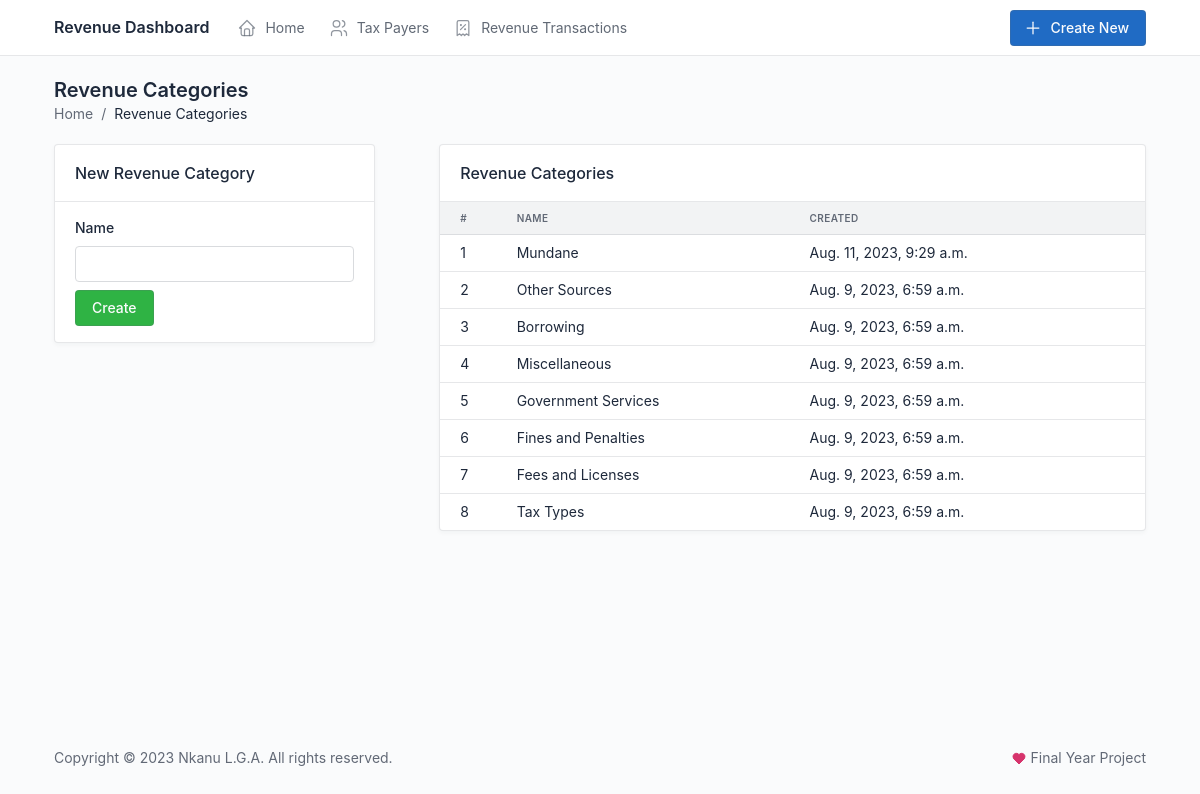
Page /revenue-categories/ on the earlier database version.
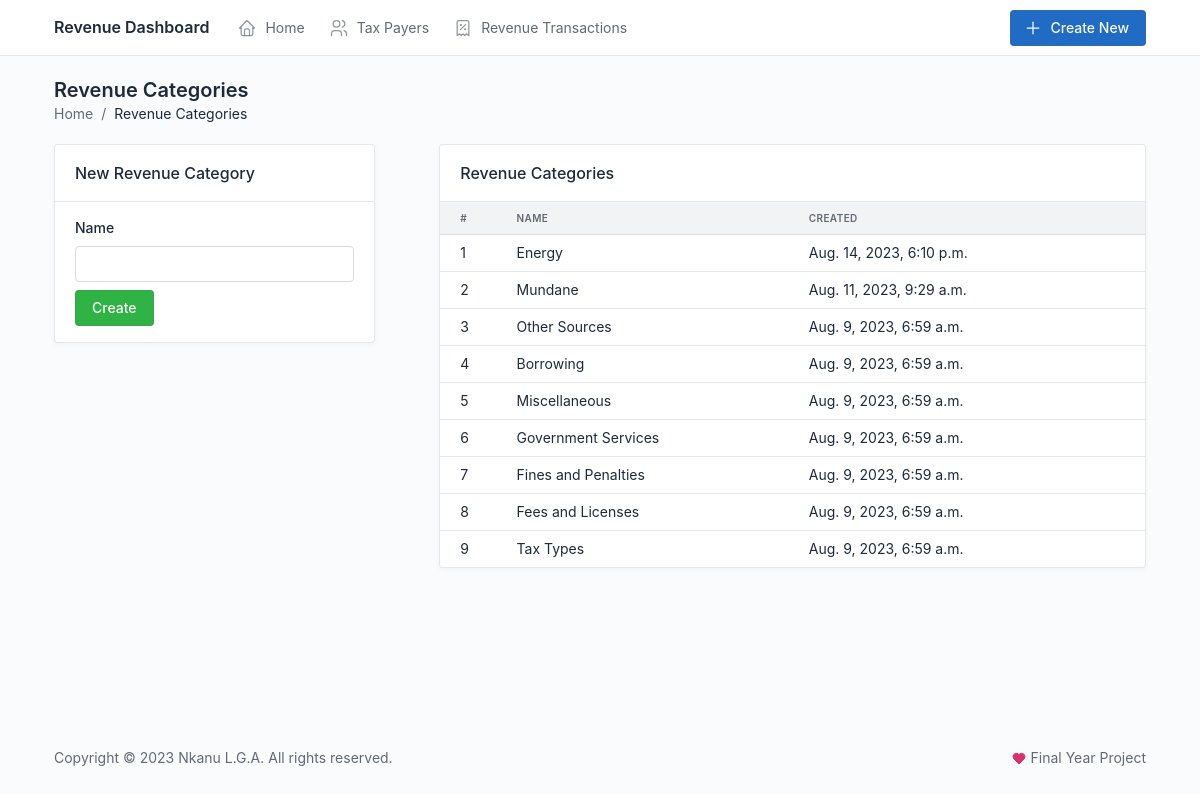
Same page on the later database version.
### revenue/models.py (models this page shows, shortened)
class RevenueCategory(models.Model):
    name = models.CharField(max_length=100, unique=True)
    created = models.DateTimeField(auto_now_add=True)
    updated = models.DateTimeField(auto_now=True)
    class Meta:
        ordering = ["-created"]
        verbose_name_plural = "Revenue Categories"

### revenue/views.py (the view)
# urls.py: path("revenue-categories/", views.revenue_categories, name="revenue_categories"),
def revenue_categories(request):
    categories = RevenueCategory.objects.all()
    if request.method == 'POST':
        form = RevenueCategoryForm(request.POST)
        if form.is_valid():
            form.save()
            messages.success(request, "Revenue category successfully saved.")
            return redirect("revenue_categories")
        else:
            messages.error(request, "An error occured in the form below.")
    else:
        form = RevenueCategoryForm()
    return render(
        request,
        "revenue_categories.html",
        {"categories": categories,
          "form": form})

### revenue/forms.py
class RevenueCategoryForm(forms.ModelForm):
    class Meta:
        model = RevenueCategory
        fields = ["name"]

### templates/revenue_categories.html (shortened to what this page needs)
{% extends "base.html" %}
{% load widget_tweaks %}
{% block content %}
<div class="page-header d-print-none">
    <div class="row align-items-center">
        <div class="col">
            <h2 class="page-title">
                Revenue Categories
            </h2>
            <nav aria-label="breadcrumb">
                <ol class="breadcrumb">
                  <li class="breadcrumb-item"><a href="{% url 'home' %}">Home</a></li>
                  <li class="breadcrumb-item active" aria-current="page">Revenue Categories</li>
                </ol>
            </nav>
        </div>
    </div>
</div>
<div class="page-body">
    <div class="row gx-lg-5">
        <div class="col-lg-4">
            <div class="card">
                <div class="card-header">
                    <h3 class="card-title">New Revenue Category</h3>
                </div>
                <div class="card-body">
                    <form action="" method="post">
                        {% for field in form %}
                        <div class="col-12 mb-2">
                            <label class="form-label" for="{{ field.id_for_label }}">{{ field.label }}</label>
                            {% render_field field class="form-control" %}
                        </div>
                        {% endfor %}
                        <button type="submit" class="btn btn-success">Create</button>
                    </form>
                </div>
            </div>
        </div>
        <div class="col-lg-8">
            <div class="card">
                <div class="card-header">
                    <h3 class="card-title">Revenue Categories</h3>
                </div>
                <div class="table-responsive">
                    <table class="table card-table table-vcenter text-nowrap">
                        <thead>
                            <tr>
                                <th>#</th>
                                <th>Name</th>
                                <th>Created</th>
                            </tr>
                        </thead>
                        <tbody>
                            {% for category in categories %}
                            <tr>
                                <td>{{ forloop.counter }}</td>
                                <td>{{ category.name }}</td>
                                <td>{{ category.created }}</td>
                            </tr>
                            {% endfor %}
                        </tbody>
                    </table>
                </div>
            </div>
        </div>
    </div>
</div>
{% endblock content %}

Differences in the rows shown:
added RevenueCategory: name "Energy", created "Aug. 14, 2023, 6:10 p.m."
